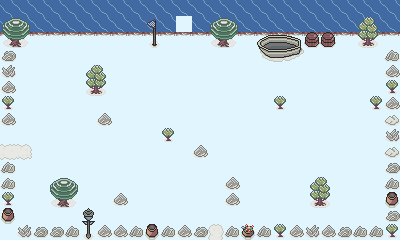

Rendered tile map (Tiled .tmx) drawn with the repository's tilesets; below, a short description and the map source with its tile grids summarised:
An orthogonal 25x15 tile map with 16x16 px tiles, 2 tile layers (Tile Layer 1, Tile Layer 2), 5 tilesets and 9 objects (2x Modifier, 2x NPC, 2x Door).

<map version="1.9" tiledversion="1.9.0" orientation="orthogonal" renderorder="right-down" width="25" height="15" tilewidth="16" tileheight="16" infinite="0" backgroundcolor="#e1f5fe" nextlayerid="13" nextobjectid="63">
 <properties>
  <property name="map-name" value="Route 4" />
  <property name="music" value="route-2" />
 </properties>
 <tileset firstgid="1" source="../tilesets/outdoor-1.tsx" />
 <tileset firstgid="129" source="../tilesets/monsters.tsx" />
 <tileset firstgid="204" source="../tilesets/npc_common.tsx" />
 <tileset firstgid="256" source="../tilesets/outdoor-2.tsx" />
 <tileset firstgid="416" source="../tilesets/basic.tsx" />
 <layer id="1" name="Tile Layer 1" width="25" height="15">
  <data>[375 cells, 127 non-empty, 13 distinct tile ids]</data>
 </layer>
 <layer id="6" name="Tile Layer 2" width="25" height="15">
  <data>[375 cells, 36 non-empty, 19 distinct tile ids]</data>
 </layer>
 <objectgroup id="8" name="items">
  <object id="54" gid="310" x="0" y="144" width="16" height="16">
   <properties>
    <property name="action">(begin
    (define event-id "33.vase")
    (define item-id "pomegranate-juice")
    (if (!get event-id)
        (begin
            (dialog '(("Hey, there are items in here!")))
            (give-item item-id)
            (set event-id #t))
        (dialog '(("There are still items in here but I've already taken one.")))))</property>
   </properties>
  </object>
  <object id="59" gid="391" x="176" y="32" width="16" height="16">
   <properties>
    <property name="action" value="(dialog '((&quot;I can see a city in the distance.&quot;)))" />
   </properties>
  </object>
  <object id="60" class="Modifier" gid="434" x="240" y="48" width="16" height="16">
   <properties>
    <property name="moneyDelta" type="int" value="20" />
   </properties>
  </object>
  <object id="61" class="Modifier" gid="434" x="240" y="128" width="16" height="16">
   <properties>
    <property name="moneyDelta" type="int" value="15" />
   </properties>
  </object>
  <object id="62" gid="427" x="48" y="224" width="16" height="16">
   <properties>
    <property name="healthPointsDelta" type="int" value="25" />
   </properties>
  </object>
 </objectgroup>
 <objectgroup id="9" name="npc">
  <object id="52" class="NPC" gid="233" x="160" y="48" width="16" height="16">
   <properties>
    <property name="action">(begin
    (dialog '(("/" "In the distance can be seen the other part of the region.")))
    (wait)
    (set-orientation 1))</property>
   </properties>
  </object>
  <object id="55" class="NPC" gid="255" x="16" y="144" width="16" height="16">
   <properties>
    <property name="action" value="(dialog '((&quot;/&quot; &quot;The inhabitants of this region leave gifts in these vases for travelers and sailors who land here.\nIt is an ancient custom.\nFeel free to take the gifts.&quot;)))" />
   </properties>
  </object>
 </objectgroup>
 <objectgroup id="10" name="spawn points">
  <object id="51" class="Door" x="0" y="144" width="16" height="16">
   <properties>
    <property name="mainDoor" type="bool" value="true" />
    <property name="orientation" type="int" value="2" />
    <property name="roomId" value="32" />
   </properties>
  </object>
  <object id="53" class="Door" x="208" y="224" width="16" height="16">
   <properties>
    <property name="orientation" type="int" value="1" />
    <property name="roomId" value="34" />
   </properties>
  </object>
 </objectgroup>
</map>
